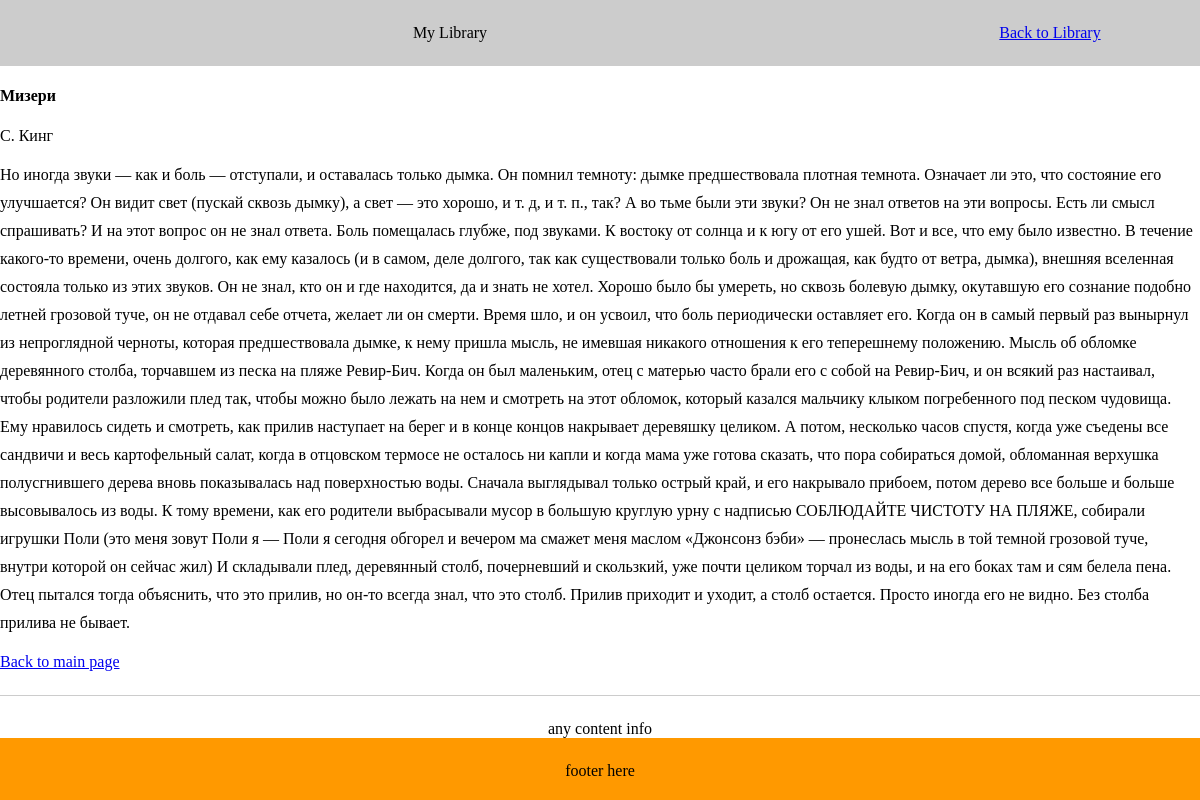
The page /book.php?id=2 on the database its author committed.
### tables this page shows
CREATE TABLE `author` (
  `id_author` int(11) NOT NULL,
  `name_author` varchar(128) NOT NULL
);

CREATE TABLE `book` (
  `id_book` int(11) NOT NULL,
  `title_book` varchar(128) NOT NULL,
  `text_book` text NOT NULL
);

### model/m_db.php (called while the page is built, shortened)
<?php
function db_connect() {
    static $db;
    if ($db === null) {
        $db = new PDO('mysql:host=localhost;dbname=booklib', 'root', 'root');
        $db->exec('SET NAMES UTF8');
    }
    return $db;
}
function db_query($sql, $params = []) {
    $db = db_connect();
    $query = $db->prepare($sql);
    $query->execute($params);
    return $query;
}
function db_checkerror($query) {
    $info = $query->errorInfo();
}

### model/m_book.php (called while the page is built, shortened)
<?php
include_once 'm_db.php';
function getAllSingleData($id_book)
{
    $params = ['id_book' => $id_book];
    $query = db_query("SELECT author.name_author, book.title_book, book.text_book
                           FROM cross_book_author
                           JOIN author on author.id_author = cross_book_author.id_author
                           JOIN book on book.id_book = cross_book_author.id_book
                           WHERE book.id_book = :id_book", $params);
    $getAllSingleData = $query->fetch();
    return $getAllSingleData;
}

### view/v_book.php (the view)
<div class="content">
    <div class="container">
        <div class="content__inner">
            <div class="content__main content__main--width-full">
                    <div class="book">
                        <h4 class="book__title"><?php echo $getAllSingleData['title_book'] ?></h4>
                        <div class="book__author"><?php echo $getAllSingleData['name_author']?></div>
                        <p class="book__preview"><?php echo $getAllSingleData['text_book']?></p>
                        <a href="/index.php" class="book__link">Back to main page</a>
                    </div>
                <div style="text-align: center; padding-top: 24px;">any content info</div>
            </div>
        </div>
    </div>
</div>

### assets/css/style.css (style rules this page uses)
html, body { padding: 0; margin: 0; }
.container { max-width: 1200px; width: 100%; margin: 0 auto; }
.content { flex-grow: 1; }
.content__inner { display: flex; }
.content__main { width: 75%; padding: 24px 24px 24px 12px; }
.content__main--width-full { width: 100%; padding: 0; }
.book { border-bottom: 1px solid #ccc; padding-bottom: 24px; }
.book__preview { line-height: 1.75rem; }

### rows shown on the page
author: book.title_book "Мизери", name_author "С. Кинг", book.text_book "Но иногда звуки — как и боль — отступали, и оставалась только дымка. Он помнил темноту: дымке предшествовала плотная темнота. Означает ли это, что состояние его улучшается? Он видит свет (пускай сквозь дымку), а свет — это хорошо, и т. д, и т. п., так? А во тьме были эти звуки? Он не знал ответов на эти вопросы. Есть ли смысл спрашивать? И на этот вопрос он не знал ответа. Боль помещалась глубже, под звуками. К востоку от солнца и к югу от его ушей. Вот и все, что ему было известно. В течение какого-то времени, очень долгого, как ему казалось (и в самом, деле долгого, так как существовали только боль и дрожащая, как будто от ветра, дымка), внешняя вселенная состояла только из этих звуков.…"
